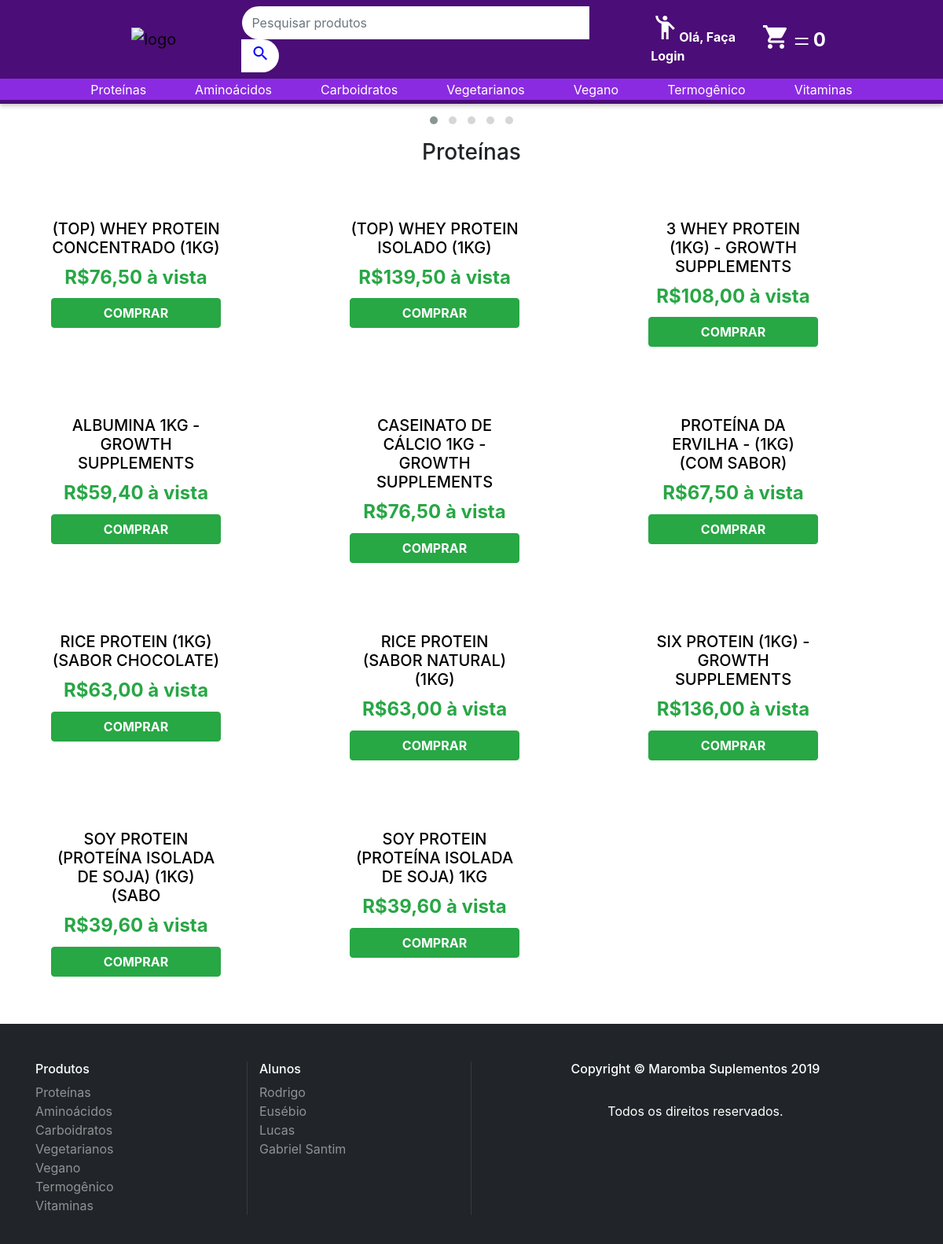
Page /categoria.php?categoria=Proteínas on the committed database.
### tables this page shows
create table Produtos(
    id int unsigned primary key not null auto_increment,
    nome varchar(200) not null,
    descricao longtext not null,
    preco decimal(9,2) not null,
    quantidade int not null,
    categoria varchar(100) not null,
    imagem varchar(3000) not null
);

### categoria.php (the view, shortened to what this page needs)
<?php
$categoria = isset($_GET['categoria']) ? $_GET['categoria'] : null;
$PDO = db_connect();
$sql = "SELECT id, nome, preco, quantidade, imagem FROM Produtos WHERE categoria=:categoria ORDER BY nome ASC";
$stmt = $PDO->prepare($sql);
$stmt->bindParam(':categoria', $categoria);
$stmt->execute();
?>
<!DOCTYPE html>
<html lang="pt-BR">
<head>
    <link rel="stylesheet" href="css/OwlCarousel2-2.3.4/dist/assets/owl.carousel.min.css">
    <link rel="stylesheet" href="css/OwlCarousel2-2.3.4/dist/assets/owl.theme.default.min.css">
    <link rel="stylesheet" href="css/animate.css">
    <link rel="stylesheet" href="https://stackpath.bootstrapcdn.com/bootstrap/4.3.1/css/bootstrap.min.css"
>
    <link rel="stylesheet" href="css/estilo.css">
</head>
<body>
    <?php require_once("componentes/header.php"); ?>
    <div id="owl-demo" class="owl-carousel owl-theme">
    </div>
    <div class="container">
        <h3 class="mb-4 mt-2 text-center"><?php echo $categoria?></h3>
        <div class="row card-group">
            <?php for ($i=0; $i <= 12; $i++) {
            if ($Produtos = $stmt->fetch(PDO::FETCH_ASSOC)){
                $Produtos['preco'] = str_replace('.', ',', $Produtos['preco']);?>
            <div class="col-sm-4">
                <div class="card semborda text-center" style="width: 16rem;">
                    <a href="produto.php?id=<?php echo $Produtos['id']?>">
                        <div class="card-body">
                            <h5 class="meu-title card-title text-center"><?php echo $Produtos['nome'] ?></h5>
                            <h4 class="card-title text-center text-success"><b>R$<?php echo $Produtos['preco'] ?> à
                                    vista</b></h4>
                            <button class="btn btn-success btn-block"><b>COMPRAR</b></button>
                        </div>
                    </a>
                </div>
                <br>
            </div>
            <?php }
        }; ?>
        </div>
    </div>
    <?php require_once("componentes/footer.php"); ?>
</body>
</html>

### css/estilo.css (style rules this page uses)
.card.semborda { border: 0px; }
.card { border: 0px; }
.card a .meu-title { color: black; }

### rows in the picture
produtos: nome "(TOP) WHEY PROTEIN CONCENTRADO (1KG)", preco "76,50"
produtos: nome "(TOP) WHEY PROTEIN ISOLADO (1KG)", preco "139,50"
produtos: nome "3 WHEY PROTEIN (1KG) - GROWTH SUPPLEMENTS", preco "108,00"
produtos: nome "ALBUMINA 1KG - GROWTH SUPPLEMENTS", preco "59,40"
produtos: nome "CASEINATO DE CÁLCIO 1KG - GROWTH SUPPLEMENTS", preco "76,50"
produtos: nome "PROTEÍNA DA ERVILHA - (1KG) (COM SABOR)", preco "67,50"
produtos: nome "RICE PROTEIN (1KG) (SABOR CHOCOLATE)", preco "63,00"
produtos: nome "RICE PROTEIN (SABOR NATURAL) (1KG)", preco "63,00"
produtos: nome "SIX PROTEIN (1KG) - GROWTH SUPPLEMENTS", preco "136,00"
produtos: nome "SOY PROTEIN (PROTEÍNA ISOLADA DE SOJA) (1KG) (SABO", preco "39,60"
produtos: nome "SOY PROTEIN (PROTEÍNA ISOLADA DE SOJA) 1KG", preco "39,60"

### other values in the picture
$categoria "Proteínas"
